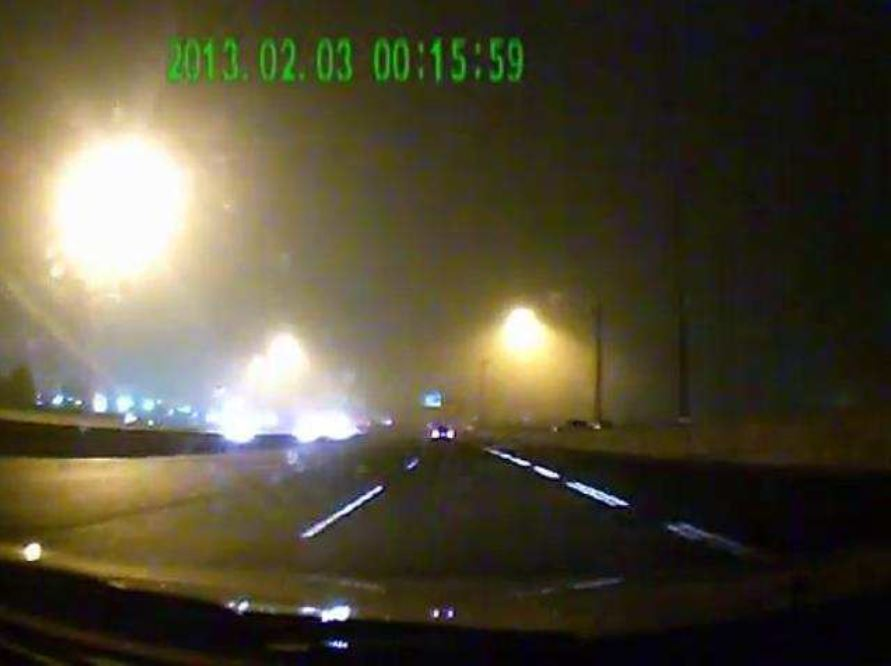
#> input picture image2.JPG, 891 x 666 px
$ python Source_code_glare_paper.py
#> lines starting #> are read from the running program, lines starting #| are printed output that depends on the picture
# -*- coding: utf-8 -*-
"""
Created on Mon Mar 22 20:46:44 2021

@author: niloy
"""

import cv2
import numpy as np
import matplotlib.pyplot as plt

#Specify the name/directory of the input image
INPUT_IMAGE = "image2.JPG"

#Read an input image
img = cv2.imread(INPUT_IMAGE)
#> img is the input picture: shape (666, 891, 3); mean B, G, R 55.1, 75.1, 81.1

#Convert the rbg image to grayscale, hsv and lab format
gray = cv2.cvtColor(img, cv2.COLOR_BGR2GRAY)
hsv = cv2.cvtColor(img, cv2.COLOR_BGR2HSV)
#> hsv: shape (666, 891, 3); mean H, S, V 41.2, 120.7, 84.2
lab = cv2.cvtColor(img,cv2.COLOR_BGR2LAB)
#> lab: shape (666, 891, 3); mean of channels 0, 1, 2 77.9, 127.5, 140.1

#Extract the separate channels
Ib,Ig,Ir = cv2.split(img)
h,s,v = cv2.split(hsv)
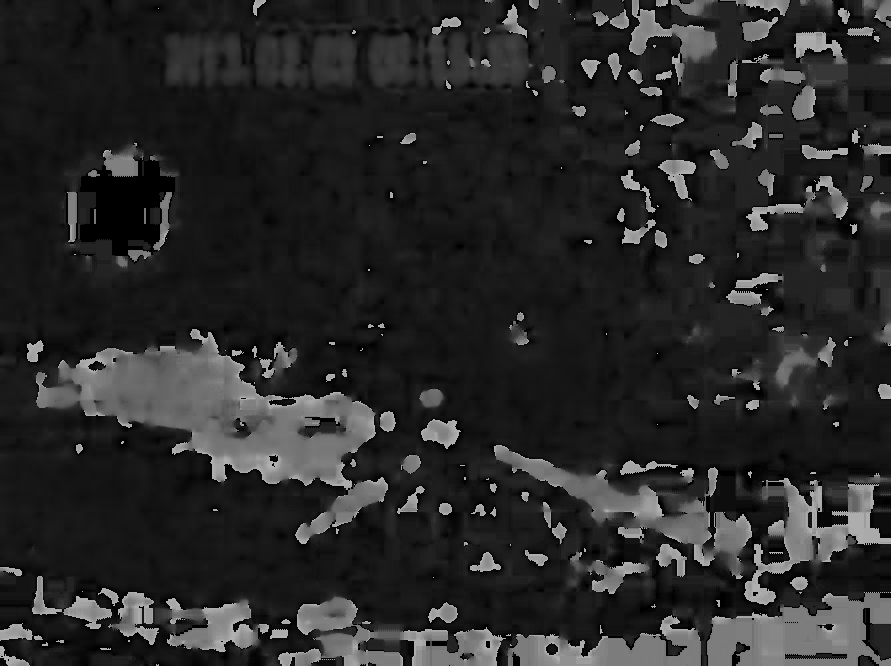
#> h: shape (666, 891); min 0, max 179, mean 41.2
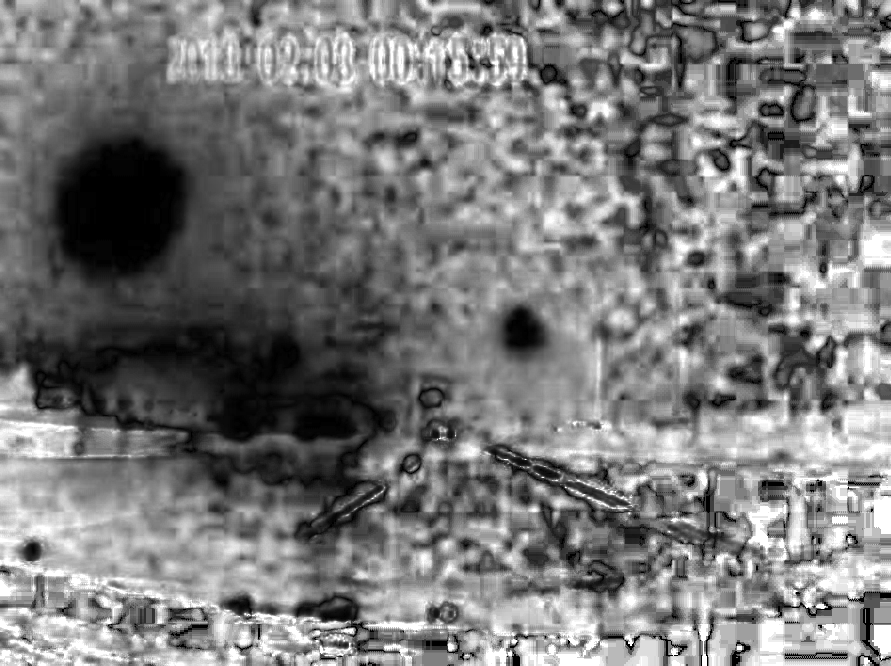
#> s: shape (666, 891); min 0, max 255, mean 120.7
L,A,B=cv2.split(lab)
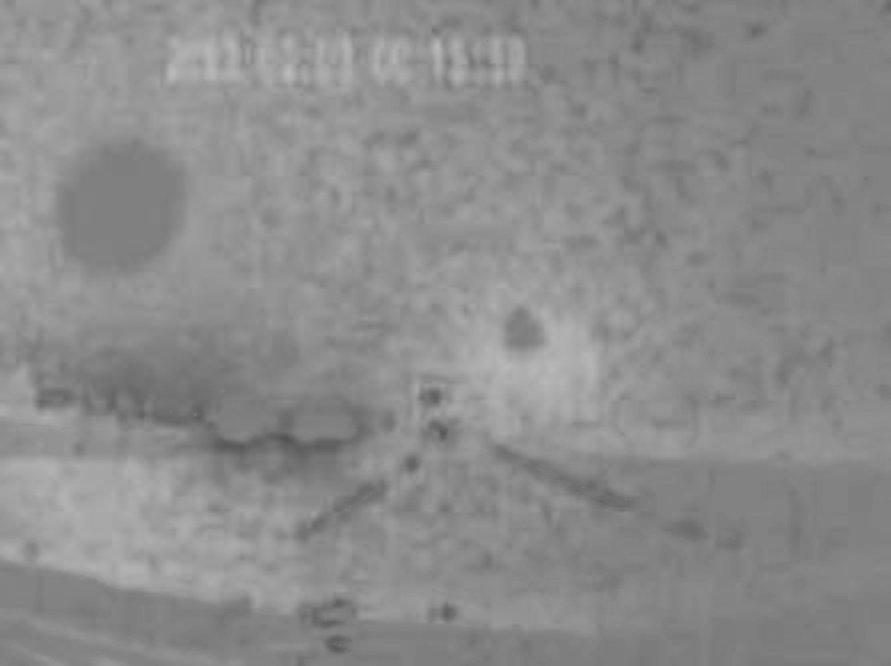
#> B: shape (666, 891); min 83, max 185, mean 140.1


V = np.zeros(Ib.shape, dtype = 'uint8')
S = np.zeros(Ib.shape)
C = np.zeros(Ib.shape)
F = np.zeros(Ib.shape)


#Calculate V which is the intensity matrix using Equation (1)
for i in range(img.shape[0]):
    for j in range(img.shape[1]):

        V[i][j] = max(Ib[i][j], Ig[i][j], Ir[i][j])

#Calcuate S which is the saturation matrix using Equation (2)
for i in range(img.shape[0]):
    for j in range(img.shape[1]):

        S[i][j] = (V[i][j] - min(Ib[i][j], Ig[i][j], Ir[i][j]))/V[i][j]


# compute minimum and maximum in 17x17 region using erode and dilate
kernel = np.ones((17,17),np.uint8)
Lmin = cv2.erode(L,kernel,iterations = 1, borderType = cv2.BORDER_REPLICATE )
Lmax = cv2.dilate(L,kernel,iterations = 1, borderType = cv2.BORDER_REPLICATE )
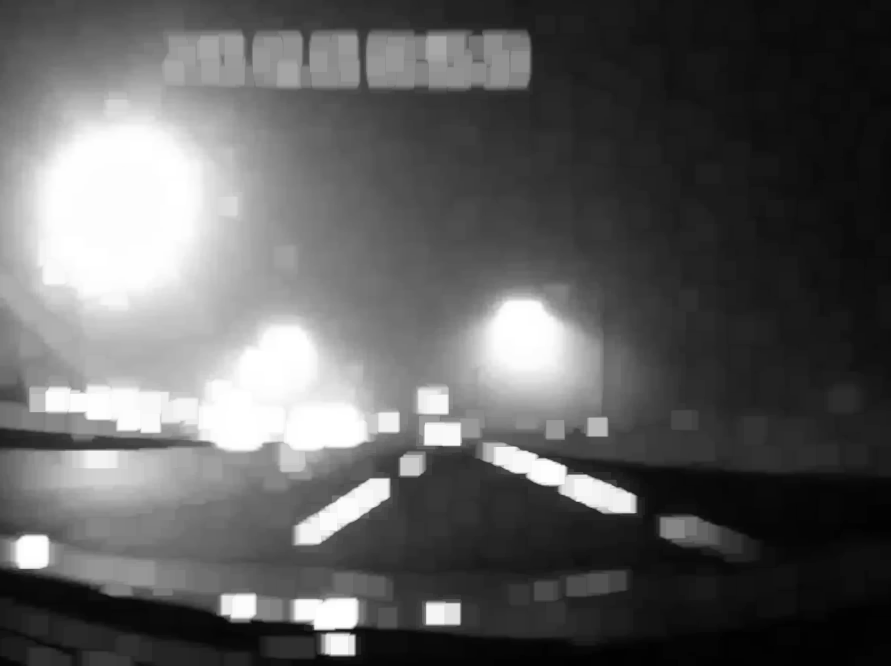
#> Lmax: shape (666, 891); min 1, max 255, mean 94.7

# convert min and max to floats
Lmin = Lmin.astype(np.float64)
Lmax = Lmax.astype(np.float64)

# compute local contrast
C = (Lmax-Lmin)/(Lmax+Lmin)
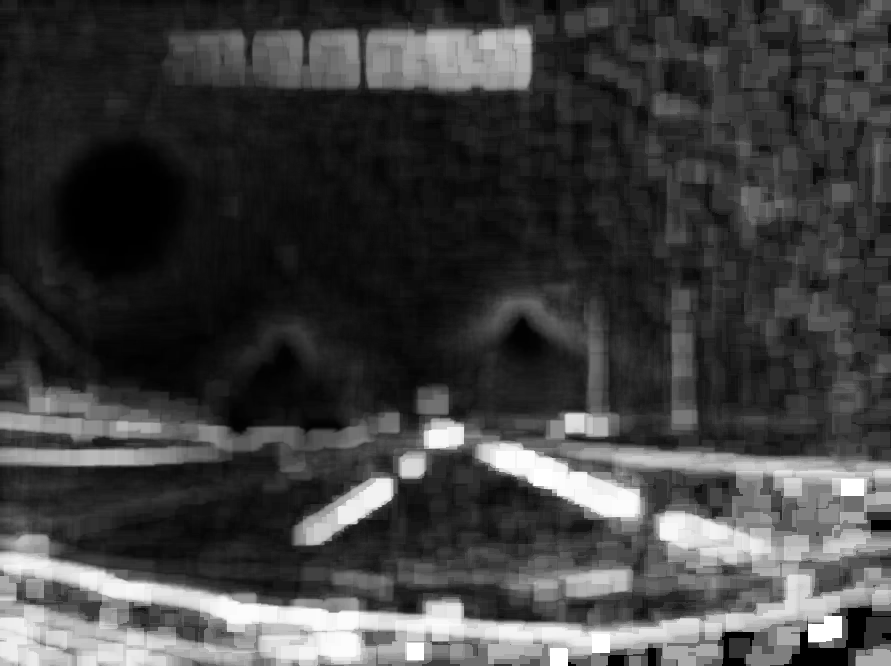
#> C: shape (666, 891) float64; min 0, max 1, mean 0.254


# compute  glare occurrence map Gphoto using Equation  (3)
for i in range(img.shape[0]):
    for j in range(img.shape[1]):
        F[i][j] = gray[i][j]*(1-S[i][j])*(1-C[i][j])
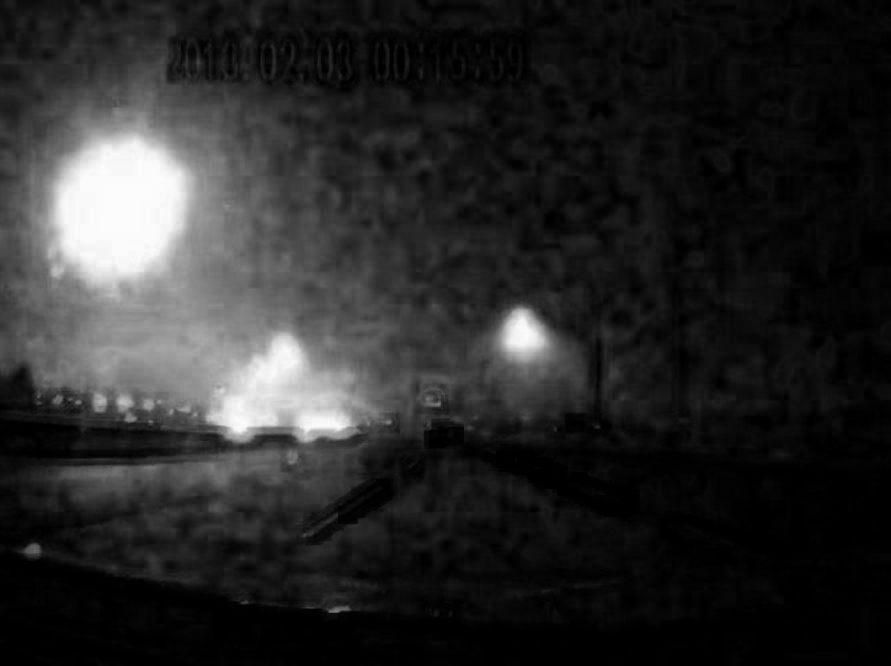
#> F: shape (666, 891) float64; min 0, max 252.5, mean 41.2


#Normalize Gmap in range (1,0)
normalizedImg = np.zeros(Ib.shape)
normalizedImg = cv2.normalize(F,  normalizedImg, 0, 1, cv2.NORM_MINMAX)

#Display the output Gmap
plt.imshow(normalizedImg, cmap='jet', interpolation='nearest')
plt.colorbar()
plt.show()
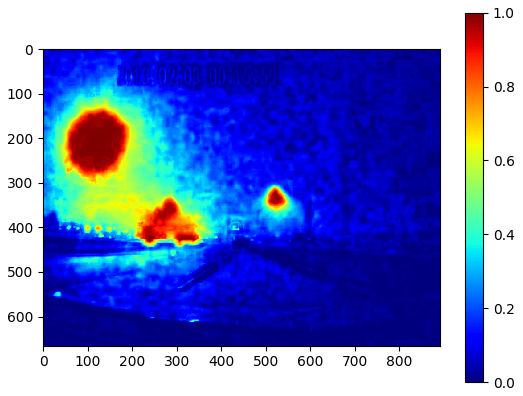
#> figure drawn by matplotlib, 2 panels

#Save image file
plt.savefig("Output of " + INPUT_IMAGE[:-4] + ".png")

$ run again, with image1.JPG copied over image2.JPG
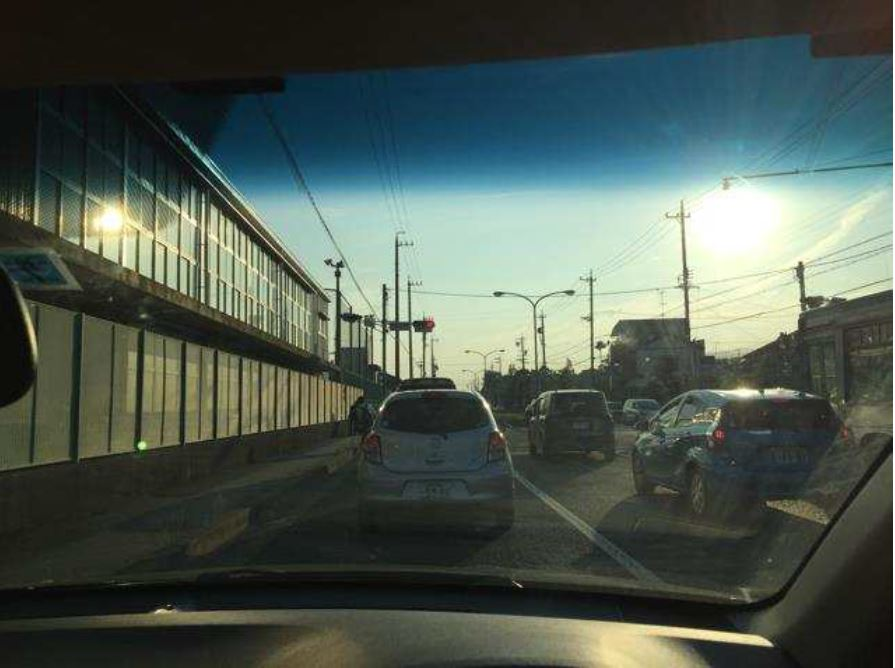
#> input picture image1.JPG, 895 x 668 px
#> img is the input picture: shape (668, 895, 3); mean B, G, R 80.7, 89.2, 77.5
#> hsv: shape (668, 895, 3); mean H, S, V 55.6, 73.1, 93.1
#> lab: shape (668, 895, 3); mean of channels 0, 1, 2 89.7, 122.8, 131.3
#> after the loop `for i in range(img.shape[0]):`:
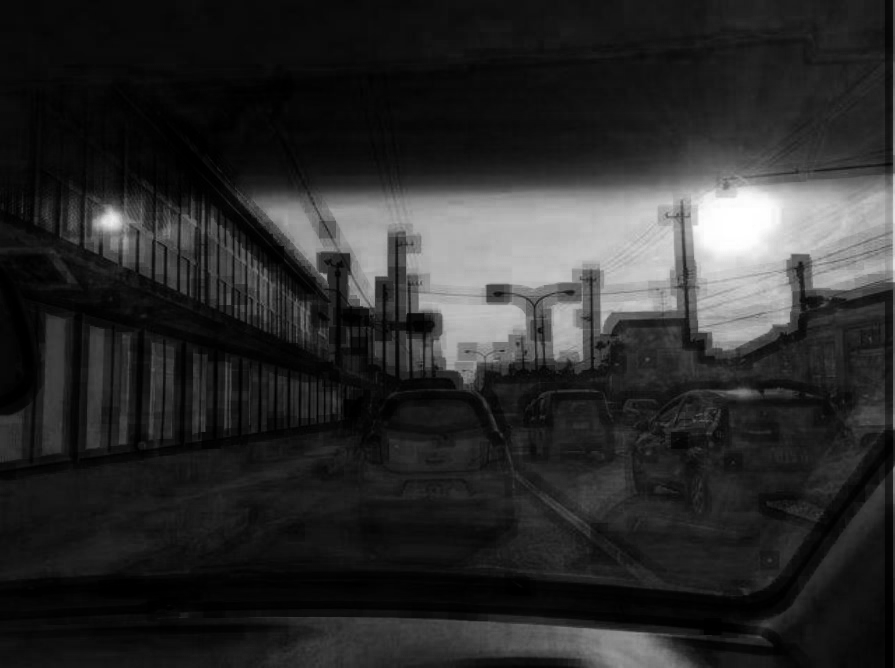
#> F: shape (668, 895) float64; min 0, max 255, mean 43.9
#> `plt.show()`:
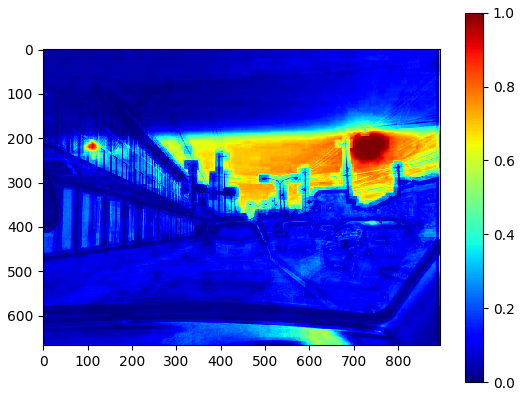
#> figure drawn by matplotlib, 2 panels

$ run again, with image.JPG copied over image2.JPG
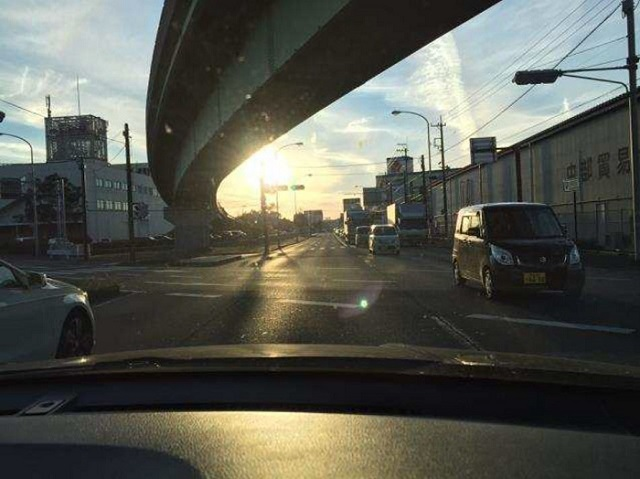
#> input picture image.JPG, 640 x 479 px
#> img is the input picture: shape (479, 640, 3); mean B, G, R 81.1, 89.6, 88
#> hsv: shape (479, 640, 3); mean H, S, V 56.7, 51.8, 93.7
#> lab: shape (479, 640, 3); mean of channels 0, 1, 2 91.5, 126.1, 132.5
#> after the loop `for i in range(img.shape[0]):`:
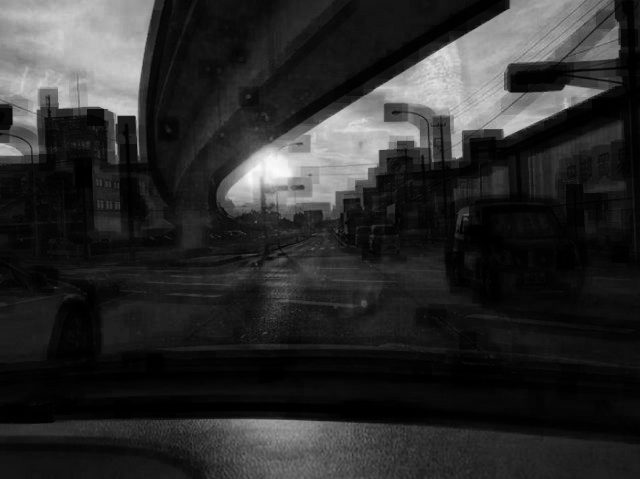
#> F: shape (479, 640) float64; min 0, max 252, mean 44.9
#> `plt.show()`:
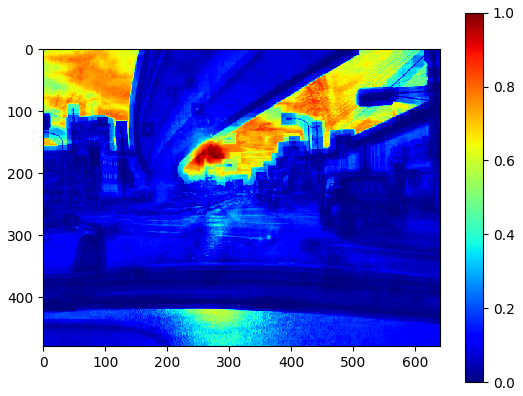
#> figure drawn by matplotlib, 2 panels
